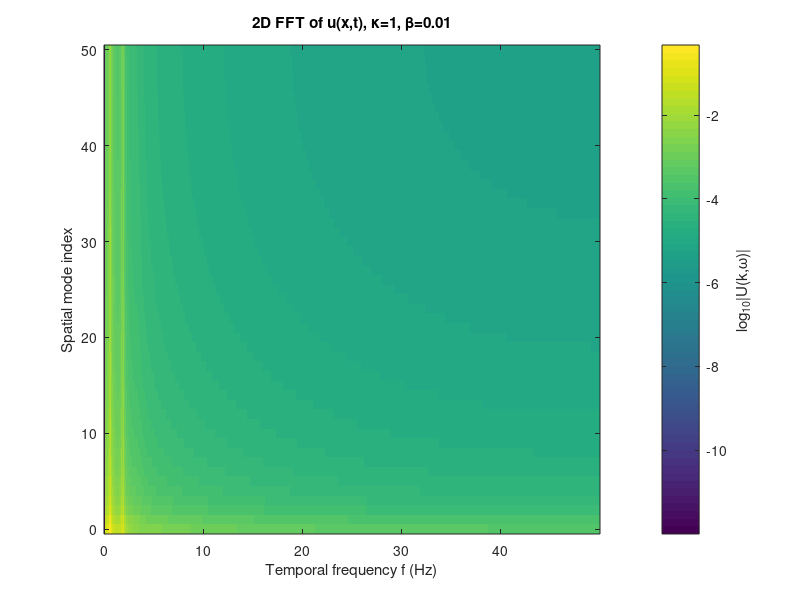
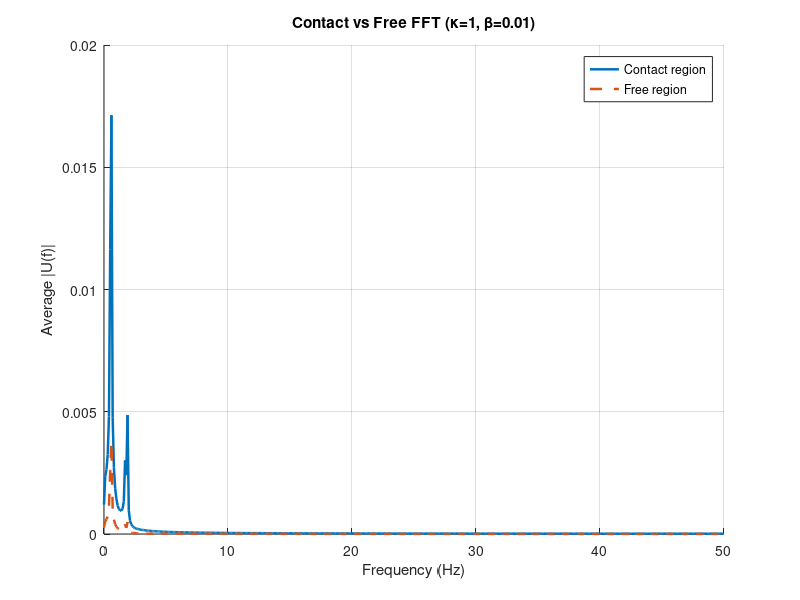
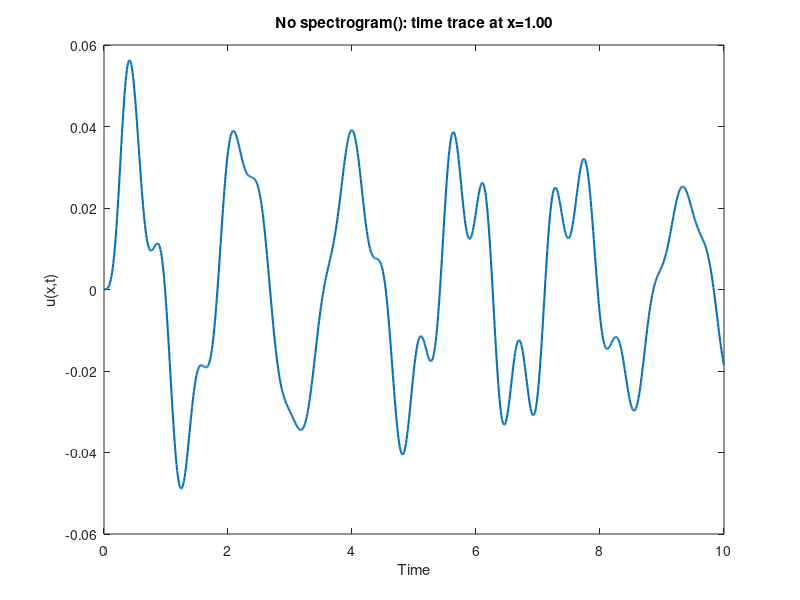
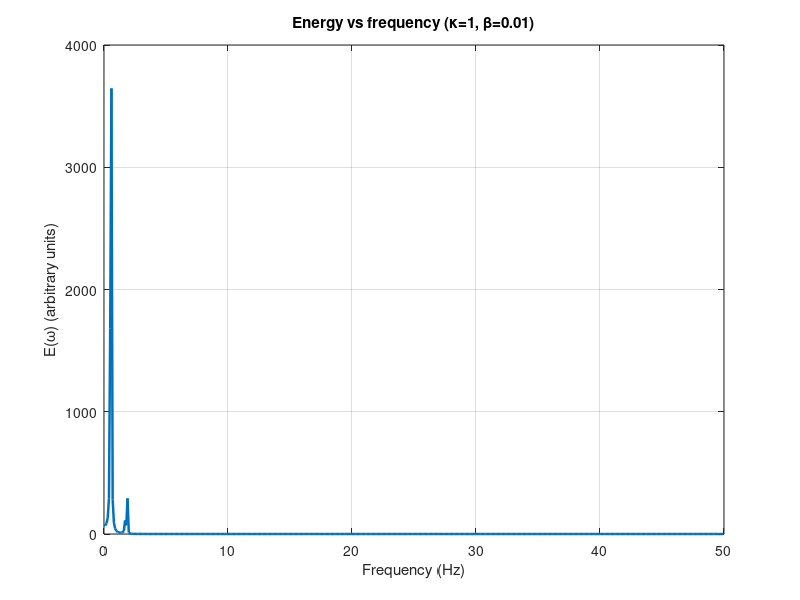

These charts were generated, in order, by the following MATLAB code:
function beam_dnc_distributed_fft_2D_suite(kappa, beta)
% 2D FFT / spectral analysis for the distributed obstacle DNC beam
% with time-dependent sinusoidal forcing f(t).
%
% Usage:
%   beam_dnc_distributed_fft_2D_suite();                 % default
%   beam_dnc_distributed_fft_2D_suite(1e3, 0.5);         % custom kappa, beta

%% ---- Parameters ----
L  = 1.0;   T  = 10.0;
dx = 0.01;  dt = 0.01;

alpha2 = 1.0;

if nargin < 1 || isempty(kappa), kappa = 1; end
if nargin < 2 || isempty(beta),  beta  = 0.01;  end

% ---- Time-dependent forcing f(t) = sum_k F_k sin(omega_k t) ----
Fvec    = [0.4, 0.6];        % amplitudes
omegavec = [11.0, 12.0];      % angular frequencies (rad/s)
f_fun   = @(tt) Fvec(1)*sin(omegavec(1)*tt) + ...
                Fvec(2)*sin(omegavec(2)*tt);
% You can edit Fvec and omegavec to pick any combination of frequencies.

% Obstacle profile psi(x)
psiFun = @(x) -0.02 + 0*x;   % constant floor; modify if needed

% Boundary/initial conditions
phi  = @(tt) 0.0;
u0f  = @(xx) 0.0;
v0f  = @(xx) 0.0;

%% ---- Solve PDE for given (kappa, beta) ----
S = solve_distributed_dnc(kappa, beta, ...
    L,T,dx,dt, alpha2,psiFun,f_fun, phi,u0f,v0f);

x   = S.x;
t   = S.t;
u   = S.u;
psi = S.psi;
dt  = t(2) - t(1);
Fs  = 1/dt;

fprintf('Solved distributed DNC beam (sin forcing): kappa=%.3g, beta=%.3g, M=%d, N=%d\n', ...
        kappa, beta, numel(x)-1, numel(t)-1);

%% 1) 2D FFT of u(x,t): space-time spectrum
plot_2d_fft_ut(x, t, u, kappa, beta);

%% 2) Contact vs free region FFT (temporal)
plot_fft_contact_vs_free(t, u, psi, dt, kappa, beta);

%% 3) Spectrogram at a chosen spatial point
x_probe = 1.0;  % tip (change to 0.5, etc., if desired)
plot_spectrogram_point(x, t, u, x_probe, Fs, kappa, beta);

%% 4) Mode-energy vs temporal frequency
plot_mode_energy_vs_freq(u, x, dt, kappa, beta);

%% 5) Mode energy vs spatial mode index (modal suppression)
plot_mode_energy_vs_mode(u, x, t, kappa, beta);

end


% =======================================================================
%                      SOLVER: distributed DNC beam
% =======================================================================
function S = solve_distributed_dnc(kappa, beta, ...
    L,T,dx,dt, alpha2,psiFun,f_fun, phi,u0f,v0f)
% Distributed DNC solver with time-dependent forcing f(t).

M = round(L/dx);
N = round(T/dt);

x = linspace(0,L,M+1).';
t = linspace(0,T,N+1);

psi = psiFun(x);
u   = zeros(M+1, N+1);

gamma = alpha2*(dt^2)/(dx^4);

% Initial data
u(:,1) = u0f(x);
u(:,2) = u0f(x) + dt*v0f(x);
u(1,:) = phi(t);  % Dirichlet at x=0

for j = 1:(N-1)
    % Time-dependent load at time level t_{j+1}
    fjp1 = f_fun(t(j+1));

    % Contact indicator at time level j+1
    I = (u(:, j+1) <= psi);
    I(1) = false;  % left boundary excluded

    % DNC diagonal contributions
    diag_add = dt^2*(kappa*double(I(2:end)) + (beta/dt)*double(I(2:end)));
    rhs_add  = dt^2*(kappa*psi(2:end).*double(I(2:end)) + ...
                     (beta/dt)*double(I(2:end)).*u(2:end,j+1));

    A = spalloc(M, M, 5*M);
    b = zeros(M,1);

    % Row i=1 (left closure)
    A(1,1) = 1 + 7*gamma;
    if M>=2, A(1,2) = -4*gamma; end
    if M>=3, A(1,3) =  gamma;   end

    b(1) = dt^2*fjp1 + 2*u(2,j+1) - u(2,j) + 4*gamma*phi(t(j+1));
    A(1,1) = A(1,1) + diag_add(1);
    b(1)   = b(1)   + rhs_add(1);

    % Interior rows i=2..M-2
    for i = 2:(M-2)
        r = i;
        if i-2 >= 1
            A(r,i-2) = A(r,i-2) + gamma;
        end
        A(r,i-1) = A(r,i-1) - 4*gamma;
        A(r,i)   = A(r,i)   + (1 + 6*gamma);
        A(r,i+1) = A(r,i+1) - 4*gamma;
        A(r,i+2) = A(r,i+2) + gamma;

        b(r) = b(r) + dt^2*fjp1 + 2*u(i+1,j+1) - u(i+1,j);

        A(r,i) = A(r,i) + diag_add(i);
        b(r)   = b(r)   + rhs_add(i);
    end

    % Right end i=M-1
    if M>=2
        A(M-1,M-3) = A(M-1,M-3) + gamma;
        A(M-1,M-2) = A(M-1,M-2) - 4*gamma;
        A(M-1,M-1) = A(M-1,M-1) + (1 + 5*gamma);
        A(M-1,M)   = A(M-1,M)   - 2*gamma;

        b(M-1) = b(M-1) + dt^2*fjp1 + 2*u(M,j+1) - u(M,j);

        A(M-1,M-1) = A(M-1,M-1) + diag_add(M-1);
        b(M-1)      = b(M-1)      + rhs_add(M-1);
    end

    % Right end i=M
    A(M,M-2) = A(M,M-2) + 2*gamma;
    A(M,M-1) = A(M,M-1) - 4*gamma;
    A(M,M)   = A(M,M)   + (1 + 2*gamma);

    b(M) = b(M) + dt^2*fjp1 + 2*u(M+1,j+1) - u(M+1,j);

    A(M,M) = A(M,M) + diag_add(M);
    b(M)   = b(M)   + rhs_add(M);

    % Solve
    w = A \ b;

    u(1,j+2)     = phi(t(j+2));
    u(2:end,j+2) = w;
end

S.x     = x;
S.t     = t;
S.u     = u;
S.psi   = psi;
S.kappa = kappa;
S.beta  = beta;
end


% =======================================================================
%                          1) 2D FFT of u(x,t)
% =======================================================================
function plot_2d_fft_ut(x, t, u, kappa, beta)
% 2D FFT in space (mode index) and time (frequency).

[Nx, Nt] = size(u);
dx = x(2)-x(1);
dt = t(2)-t(1);
Fs = 1/dt;

% Remove mean in time to focus on oscillatory content (optional but helpful)
u0 = u - mean(u,2);

% 2D FFT
Uhat = fft2(u0);

% Frequencies (time) – keep positive half
Kf  = floor(Nt/2)+1;
f_t = (0:Kf-1)*Fs/Nt;

% Spatial "modes" (index) – we use 0..Nx-1 here
Km   = floor((Nx)/2)+1;
midx = 0:(Km-1);   % mode index (0 = spatial average)

% Take magnitude
P2 = abs(Uhat/Nt);      % not too worried about exact scaling here
P  = P2(1:Km,1:Kf);     % positive time freq, first half spatial modes

figure('Color','w','Name','2D FFT u(x,t)');
imagesc(f_t, midx, log10(P + 1e-12));
set(gca,'YDir','normal');
xlabel('Temporal frequency f (Hz)');
ylabel('Spatial mode index');
title(sprintf('2D FFT of u(x,t), \\kappa=%.3g, \\beta=%.3g', kappa, beta), ...
      'Interpreter','tex');
colorbar; ylabel(colorbar,'log_{10}|U(k,\omega)|');
end

% =======================================================================
%                 2) Contact vs Free: temporal FFT comparison
% =======================================================================
function plot_fft_contact_vs_free(t, u, psi, dt, kappa, beta)
% Average temporal FFT over contact vs free nodes.

[Nx, Nt] = size(u);
Fs = 1/dt;

contact = (u <= psi);
ever_contact = any(contact,2);
free_nodes   = ~ever_contact;

Uc = u(ever_contact,:);
Uf = u(free_nodes,:);

[f_c, Pc_mean] = avg_fft_over_rows(Uc, dt);
[f_f, Pf_mean] = avg_fft_over_rows(Uf, dt);

figure('Color','w','Name','FFT Contact vs Free');
hold on; grid on;

if ~isempty(Pc_mean)
    plot(f_c, Pc_mean, 'LineWidth',1.8, 'DisplayName','Contact region');
end
if ~isempty(Pf_mean)
    plot(f_f, Pf_mean, '--', 'LineWidth',1.8, 'DisplayName','Free region');
end

xlabel('Frequency (Hz)');
ylabel('Average |U(f)|');
title(sprintf('Contact vs Free FFT (\\kappa=%.3g, \\beta=%.3g)', kappa, beta), ...
      'Interpreter','tex');
legend('Location','northeast');
xlim([0, Fs/2]);
end

function [f, meanP1] = avg_fft_over_rows(U, dt)
if isempty(U)
    f = [];
    meanP1 = [];
    return;
end

[M, N] = size(U);
Fs = 1/dt;
K  = floor(N/2)+1;

meanP1 = zeros(1,K);

for i = 1:M
    y  = U(i,:);
    Y  = fft(y);
    P2 = abs(Y/N);
    P1 = P2(1:K);
    if K>2
        P1(2:end-1) = 2*P1(2:end-1);
    end
    meanP1 = meanP1 + P1;
end

meanP1 = meanP1 / M;
f = (0:K-1)*Fs/N;
end

% =======================================================================
%                    3) Spectrogram at a chosen point
% =======================================================================
function plot_spectrogram_point(x, t, u, x_probe, Fs, kappa, beta)
% STFT / spectrogram at a given spatial location x_probe.

[~, idx] = min(abs(x - x_probe));
y = u(idx,:);

figure('Color','w','Name','Spectrogram at x probe');

% Use Signal Processing Toolbox spectrogram if available
if exist('spectrogram','file') == 2
    win      = 256;
    noverlap = round(0.6*win);
    nfft     = 512;
    [S,F,Tstft] = spectrogram(y - mean(y), win, noverlap, nfft, Fs, 'yaxis');
    imagesc(Tstft, F, 20*log10(abs(S)+1e-12));
    axis xy;
    xlabel('Time'); ylabel('Frequency (Hz)');
    title(sprintf('Spectrogram at x=%.2f (\\kappa=%.3g, \\beta=%.3g)', ...
          x(idx), kappa, beta), 'Interpreter','tex');
    cb = colorbar; ylabel(cb,'Magnitude (dB)');
else
    plot(t, y, 'LineWidth',1.5);
    xlabel('Time'); ylabel('u(x,t)');
    title(sprintf('No spectrogram(): time trace at x=%.2f', x(idx)));
end

end

% =======================================================================
%           4) Mode-energy heatmap: E(omega) vs frequency
% =======================================================================
function plot_mode_energy_vs_freq(u, x, dt, kappa, beta)
% Integrate |Û(k,omega)|^2 over space → energy vs frequency.

[Nx, Nt] = size(u);
dx = x(2)-x(1);
Fs = 1/dt;

% 2D FFT
Uhat = fft2(u);
Kf   = floor(Nt/2)+1;
Upos = Uhat(:,1:Kf);

% Energy vs frequency: sum over space modes
E = sum(abs(Upos).^2, 1) * dx;

f = (0:Kf-1)*Fs/Nt;

figure('Color','w','Name','Energy vs frequency');
plot(f, E, 'LineWidth',1.8);
xlabel('Frequency (Hz)');
ylabel('E(\omega) (arbitrary units)');
title(sprintf('Energy vs frequency (\\kappa=%.3g, \\beta=%.3g)', ...
      kappa, beta), 'Interpreter','tex');
grid on;
xlim([0, Fs/2]);
end

% =======================================================================
%   5) Mode energy vs spatial mode index (modal suppression picture)
% =======================================================================
function plot_mode_energy_vs_mode(u, x, t, kappa, beta)
% Spatial FFT at each time, then integrate |Û(k,t)|^2 over time.

[Nx, Nt] = size(u);
dt = t(2)-t(1);

Ux = fft(u, [], 1);   % FFT in x only, each column is time

% Energy per spatial mode: integrate over time
E_mode = sum(abs(Ux).^2, 2) * dt;   % size Nx x 1
Km = floor(Nx/2)+1;
midx = 0:(Km-1);
E_plot = E_mode(1:Km);

figure('Color','w','Name','Mode energy vs mode index');
stem(midx, E_plot, 'filled');
xlabel('Spatial mode index');
ylabel('Mode energy (arbitrary units)');
title(sprintf('Mode energy vs mode index (\\kappa=%.3g, \\beta=%.3g)', ...
      kappa, beta), 'Interpreter','tex');
grid on;
end
